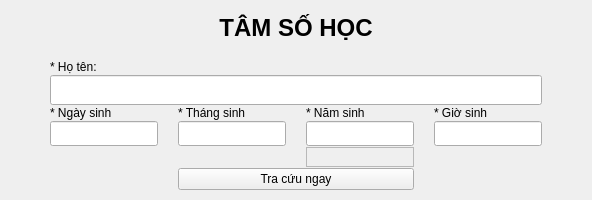
                  <widget class="QWidget" name="frm_main_center" native="true">
                   <property name="minimumSize">
                    <size>
                     <width>0</width>
                     <height>200</height>
                    </size>
                   </property>
                   <property name="maximumSize">
                    <size>
                     <width>16777215</width>
                     <height>220</height>
                    </size>
                   </property>
                   <property name="styleSheet">
                    <string notr="true"/>
                   </property>
                   <layout class="QVBoxLayout" name="verticalLayout_4">
                    <property name="spacing">
                     <number>5</number>
                    </property>
                    <property name="leftMargin">
                     <number>50</number>
                    </property>
                    <property name="topMargin">
                     <number>1</number>
                    </property>
                    <property name="rightMargin">
                     <number>50</number>
                    </property>
                    <property name="bottomMargin">
                     <number>10</number>
                    </property>
                    <item>
                     <widget class="QLabel" name="lb_main_content_center_tamsohoc">
                      <property name="minimumSize">
                       <size>
                        <width>0</width>
                        <height>30</height>
                       </size>
                      </property>
                      <property name="maximumSize">
                       <size>
                        <width>1500</width>
                        <height>1500</height>
                       </size>
                      </property>
                      <property name="font">
                       <font>
                        <pointsize>18</pointsize>
                        <bold>true</bold>
                       </font>
                      </property>
                      <property name="text">
                       <string>TÂM SỐ HỌC</string>
                      </property>
                      <property name="alignment">
                       <set>Qt::AlignCenter</set>
                      </property>
                     </widget>
                    </item>
                    <item>
                     <layout class="QGridLayout" name="glo_main_search">
                      <property name="horizontalSpacing">
                       <number>20</number>
                      </property>
                      <property name="verticalSpacing">
                       <number>1</number>
                      </property>
                      <item row="5" column="1">
                       <widget class="QLineEdit" name="le_main_search_month">
                        <property name="minimumSize">
                         <size>
                          <width>0</width>
                          <height>25</height>
                         </size>
                        </property>
                       </widget>
                      </item>
                      <item row="4" column="3">
                       <widget class="QLabel" name="lb_main_search_time">
                        <property name="text">
                         <string>* Giờ sinh</string>
                        </property>
                       </widget>
                      </item>
                      <item row="5" column="0">
                       <widget class="QLineEdit" name="le_main_search_day">
                        <property name="minimumSize">
                         <size>
                          <width>0</width>
                          <height>25</height>
                         </size>
                        </property>
                       </widget>
                      </item>
                      <item row="4" column="0">
                       <widget class="QLabel" name="lb_main_search_day">
                        <property name="text">
                         <string>* Ngày sinh</string>
                        </property>
                       </widget>
                      </item>
                      <item row="4" column="2">
                       <widget class="QLabel" name="lb_main_search_year">
                        <property name="text">
                         <string>* Năm sinh</string>
                        </property>
                       </widget>
                      </item>
                      <item row="4" column="1">
                       <widget class="QLabel" name="lb_main_search_month">
                        <property name="text">
                         <string>* Tháng sinh </string>
                        </property>
                       </widget>
                      </item>
                      <item row="3" column="0" colspan="4">
                       <widget class="QLineEdit" name="le_main_search_name">
                        <property name="minimumSize">
                         <size>
                          <width>0</width>
                          <height>30</height>
                         </size>
                        </property>
                       </widget>
                      </item>
                      <item row="5" column="2">
                       <widget class="QLineEdit" name="le_main_search_year">
                        <property name="minimumSize">
                         <size>
                          <width>0</width>
                          <height>25</height>
                         </size>
                        </property>
                       </widget>
                      </item>
                      <item row="5" column="3">
                       <widget class="QLineEdit" name="le_main_search_time">
                        <property name="minimumSize">
                         <size>
                          <width>0</width>
                          <height>25</height>
                         </size>
                        </property>
                       </widget>
                      </item>
                      <item row="2" column="0">
                       <widget class="QLabel" name="lb_main_search_name">
                        <property name="text">
                         <string>* Họ tên:</string>
                        </property>
                       </widget>
                      </item>
                      <item row="8" column="1" colspan="2">
                       <widget class="QPushButton" name="btn_main_search_tracuu">
                        <property name="maximumSize">
                         <size>
                          <width>16777215</width>
                          <height>16777215</height>
                         </size>
                        </property>
                        <property name="text">
                         <string>Tra cứu ngay</string>
                        </property>
                       </widget>
                      </item>
                      <item row="7" column="2">
                       <widget class="QFrame" name="frame_9">
                        <property name="minimumSize">
                         <size>
                          <width>0</width>
                          <height>20</height>
                         </size>
                        </property>
                        <property name="frameShape">
                         <enum>QFrame::StyledPanel</enum>
                        </property>
                        <property name="frameShadow">
                         <enum>QFrame::Raised</enum>
                        </property>
                       </widget>
                      </item>
                     </layout>
                    </item>
                   </layout>
                  </widget>
